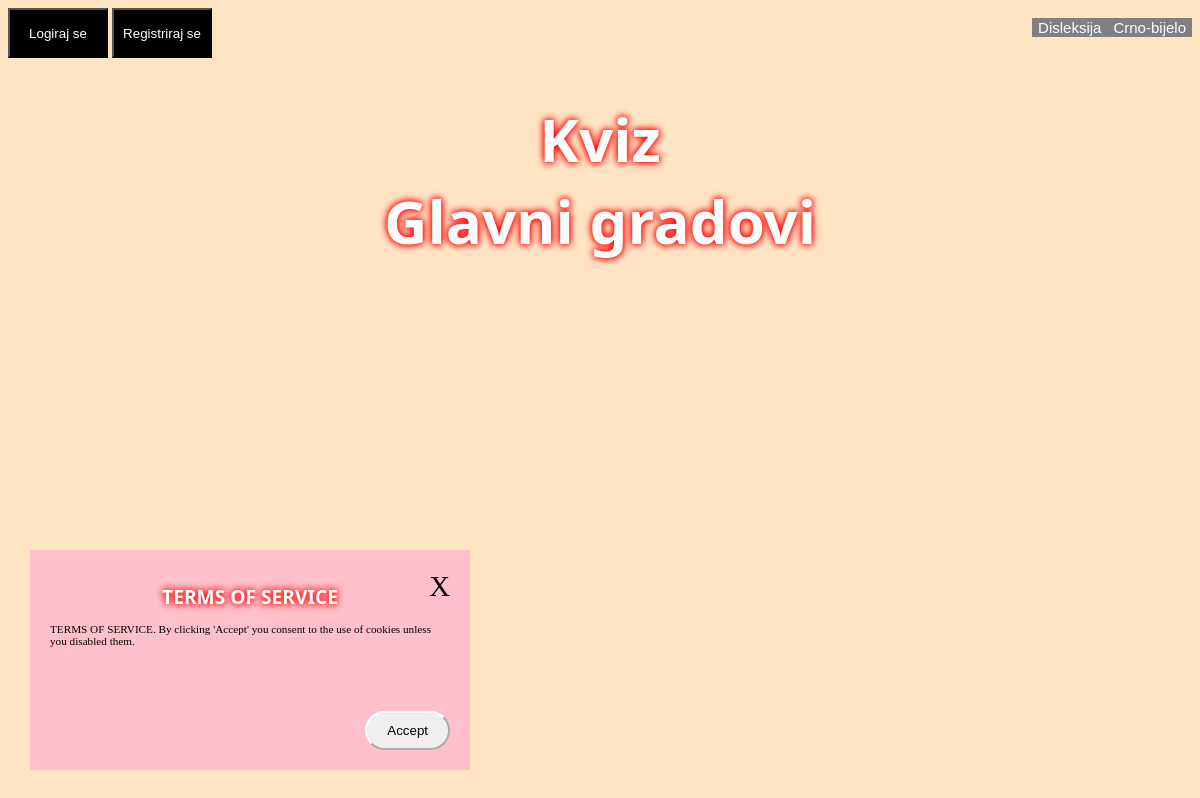
Before: / with the older database file.
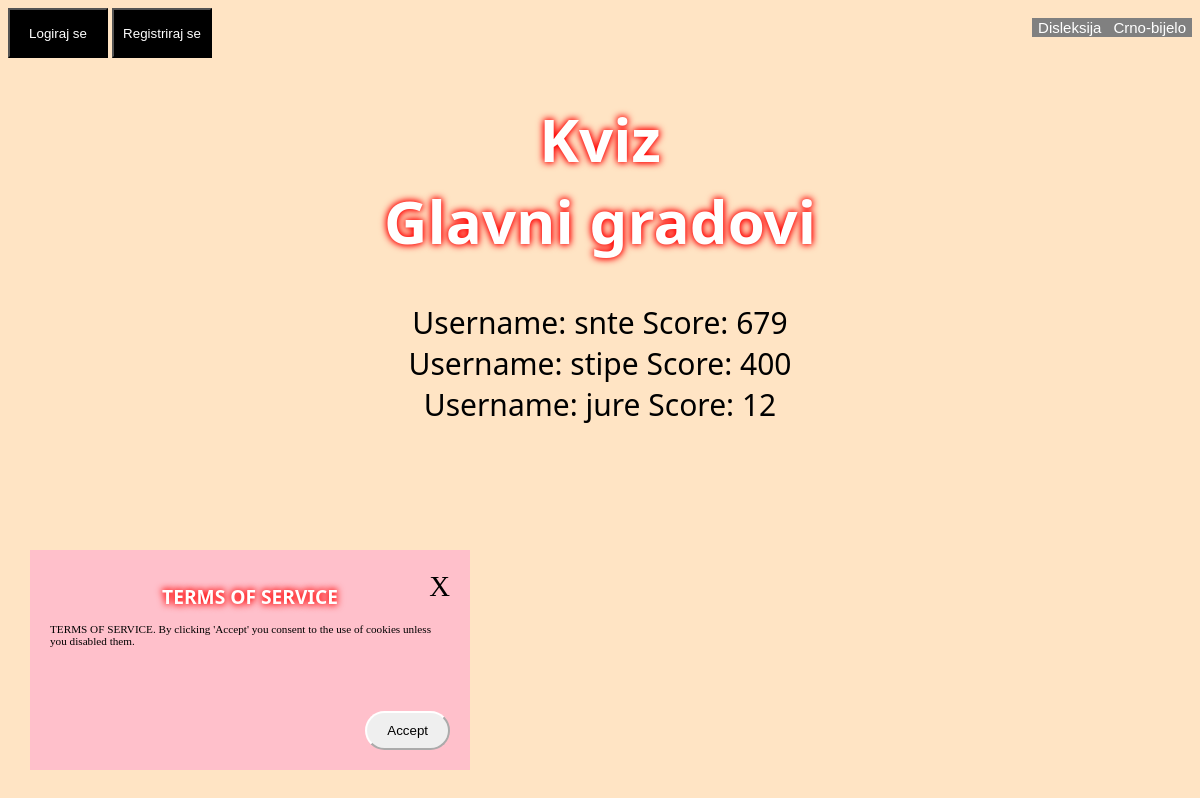
After: the same page with the newer database file.
### tables this page shows
CREATE TABLE `highscore` (
  `korisnikID` int(11) NOT NULL,
  `username` varchar(255) NOT NULL,
  `score` varchar(255) NOT NULL,
  PRIMARY KEY (`korisnikID`)
);

### include/baza.php (called while the page is built, shortened)
<?php
        function sendQuery($sql, $db) {
                $result = $db->query($sql) or die($db->error);
                return $result;
        }
?>

### index.php (the view, shortened to what this page needs)
<?php
include './include/baza.php';
include './include/templates/header.tpl.php';
?>
<link rel="stylesheet" href="./dizajn/dizajn.css">
<button class="login"><a href="./user/login.php">Logiraj se</a></button>
<button class="login"><a href="./user/Registracija.php">Registriraj se</a></button>
</head>
<body>
    <div id="logo">
        <h1 id="naslov">Kviz<br>Glavni gradovi</h1>
    </div>
    <div id="displaydata">
        <?php
       $bla =$_GET['sort'] ?? null;
        $sql = "SELECT * FROM highscore ORDER BY score " .$bla . "DESC";
        $result = sendQuery($sql, $db);
        while ($row = mysqli_fetch_array($result)) {
            echo 'Username: ' . $row['username'] . ' Score: ' . $row['score'] . '<br>';
        }
        ?>
    </div>
    <?php
    include './include/templates/footer.tpl.php';
    ?>

### include/templates/header.tpl.php (shortened to what this page needs)
<!DOCTYPE html>
<html>
<head lang="en">
    <link rel="stylesheet" href="../dizajn/dizajn.css" >
    <div class="inval">
        <button class="bGrey" onclick="colorElement();">Crno-bijelo</button>
        <button class="dis" onclick="Diskelksija();">Disleksija</button>
    </div>
<body>

### include/templates/footer.tpl.php (shortened to what this page needs)
<?php
if(!isset($_COOKIE['Privacy'])){
	$show_consent = True;
}else{
	$show_consent = False;
}
?>
<?php if($show_consent == True){ ?>
	<div id="cookie_consent_popup">
		<h1>TERMS OF SERVICE</h1>
		<label for="close_cookie" id="close_cookie_box">X</label>
		<p>TERMS OF SERVICE. By clicking 'Accept' you consent to the use of cookies unless you disabled them.<p>
        <form method="POST">
        <input type="submit" id="ok_cookie_box" name="abc" value="Accept">
        </form>
	</div>
<?php }?>
</body>
</html>

### dizajn/dizajn.css (style rules this page uses)
@media screen and (min-width:200px) { #logo>h1 { margin-left: auto; margin-right: auto; text-align: center; display: block; width: max-content; font-family:'Segoe UI', Tahoma, Geneva, Verdana, sans-serif; color: white; text-shadow: 0 0 6px red, 0 0 9px red; font-size: 60px; } }
@media screen and (min-width:200px) { body { background-color: bisque; } }
@media screen and (min-width:200px) { .login { width: 100px; height: 50px; background-color: black; } }
@media screen and (min-width:200px) { .login>a { color: white; text-decoration: none; } }
@media screen and (min-width:200px) { #displaydata { color: black; font-size: 30px; text-align: center; display: block; font-family:'Segoe UI', Tahoma, Geneva, Verdana, sans-serif; } }
@media screen and (min-width:200px) { .inval { position: relative; margin-top: 10px; float: right; } }
@media screen and (min-width:200px) { .dis,.bGrey { background-color: gray; border: none; float: right; width: max-content; font-size: 15px; color: white; } }
@media screen and (min-width:200px) { #logo { margin-left: auto; margin-right: auto; display: block; } }
@media screen and (min-width:200px) { h1 { margin-left: auto; margin-right: auto; text-align: center; display: flex; width: max-content; font-family:'Segoe UI', Tahoma, Geneva, Verdana, sans-serif; color: white; text-shadow: 0 0 6px red, 0 0 9px red; font-size: 80px; } }
@media screen and (min-width:200px) { #cookie_consent_popup { position:fixed; bottom:30px;left:30px; width:400px; height:180px; background-color:pink; padding:20px; z-index:2; } }
@media screen and (min-width:200px) { #cookie_consent_popup h1 { font-size:1.2em; } }
@media screen and (min-width:200px) { #cookie_consent_popup h1:before { content:""; padding:0; } }
@media screen and (min-width:200px) { #cookie_consent_popup p { font-size:0.7em; } }
@media screen and (min-width:200px) { #cookie_consent_popup #close_cookie_box { position:absolute; top:20px;right:20px; cursor:pointer; font-size:1.8em; } }
@media screen and (min-width:200px) { #cookie_consent_popup #ok_cookie_box { position:absolute; bottom:20px;right:20px; padding:10px 20px; border-radius: 20px; border-color: white; color:black; } }

Changed rows visible on the page:
added highscore: username "snte", score "679"
added highscore: username "stipe", score "400"
added highscore: username "jure", score "12"
